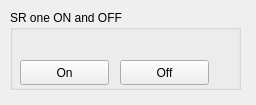
<?xml version="1.0" encoding="UTF-8"?>
<ui version="4.0">
 <class>MainWindow</class>
 <widget class="QMainWindow" name="MainWindow">
  <property name="geometry">
   <rect>
    <x>0</x>
    <y>0</y>
    <width>256</width>
    <height>105</height>
   </rect>
  </property>
  <property name="windowTitle">
   <string>MainWindow</string>
  </property>
  <widget class="QWidget" name="centralwidget">
   <widget class="QGroupBox" name="groupBox">
    <property name="geometry">
     <rect>
      <x>10</x>
      <y>10</y>
      <width>231</width>
      <height>80</height>
     </rect>
    </property>
    <property name="title">
     <string>SR one ON and OFF</string>
    </property>
    <widget class="QPushButton" name="btn_on">
     <property name="geometry">
      <rect>
       <x>10</x>
       <y>50</y>
       <width>89</width>
       <height>25</height>
      </rect>
     </property>
     <property name="text">
      <string>On</string>
     </property>
    </widget>
    <widget class="QPushButton" name="btn_off">
     <property name="geometry">
      <rect>
       <x>110</x>
       <y>50</y>
       <width>89</width>
       <height>25</height>
      </rect>
     </property>
     <property name="text">
      <string>Off</string>
     </property>
    </widget>
   </widget>
  </widget>
 </widget>
 <resources/>
 <connections/>
</ui>
